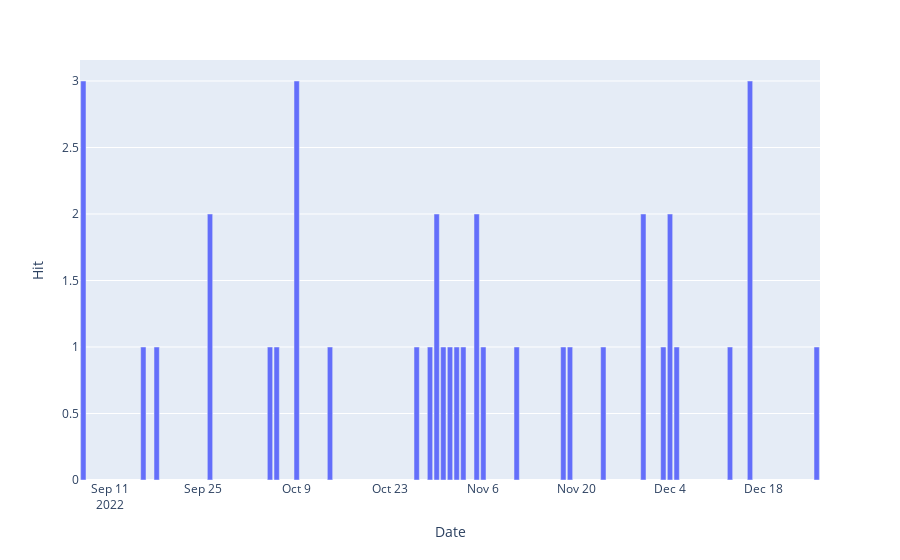

The code cell stored with this chart in its notebook:
### Markdown cell above
## 2. Result

### Code cell
fig = px.bar(Spiral_hits, x='Date', y='Hit')
fig.show()

### Figure 1 — Plotly figure (JSON) as saved in the notebook; plotly's stock layout.template omitted (floating-point values rounded to 4 significant figures)
{"data": [{"alignmentgroup": "True", "hovertemplate": "Date=%{x}<br>Hit=%{y}<extra></extra>", "legendgroup": "", "marker": {"color": "#636efa", "pattern": {"shape": ""}}, "name": "", "offsetgroup": "", "orientation": "v", "showlegend": false, "textposition": "auto", "type": "bar", "x": ["2022-09-07T00:00:00", "2022-09-16T00:00:00", "2022-09-18T00:00:00", "2022-09-26T00:00:00", "2022-10-05T00:00:00", "2022-10-06T00:00:00", "2022-10-09T00:00:00", "2022-10-14T00:00:00", "2022-10-27T00:00:00", "2022-10-29T00:00:00", "2022-10-30T00:00:00", "2022-10-31T00:00:00", "2022-11-01T00:00:00", "2022-11-02T00:00:00", "2022-11-03T00:00:00", "2022-11-05T00:00:00", "2022-11-06T00:00:00", "2022-11-11T00:00:00", "2022-11-18T00:00:00", "2022-11-19T00:00:00", "2022-11-24T00:00:00", "2022-11-30T00:00:00", "2022-12-03T00:00:00", "2022-12-04T00:00:00", "2022-12-05T00:00:00", "2022-12-13T00:00:00", "2022-12-16T00:00:00", "2022-12-26T00:00:00"], "xaxis": "x", "y": [3, 1, 1, 2, 1, 1, 3, 1, 1, 1, 2, 1, 1, 1, 1, 2, 1, 1, 1, 1, 1, 2, 1, 2, 1, 1, 3, 1], "yaxis": "y"}], "layout": {"barmode": "relative", "legend": {"tracegroupgap": 0}, "margin": {"t": 60}, "xaxis": {"anchor": "y", "domain": [0, 1], "title": {"text": "Date"}}, "yaxis": {"anchor": "x", "domain": [0, 1], "title": {"text": "Hit"}}}}
